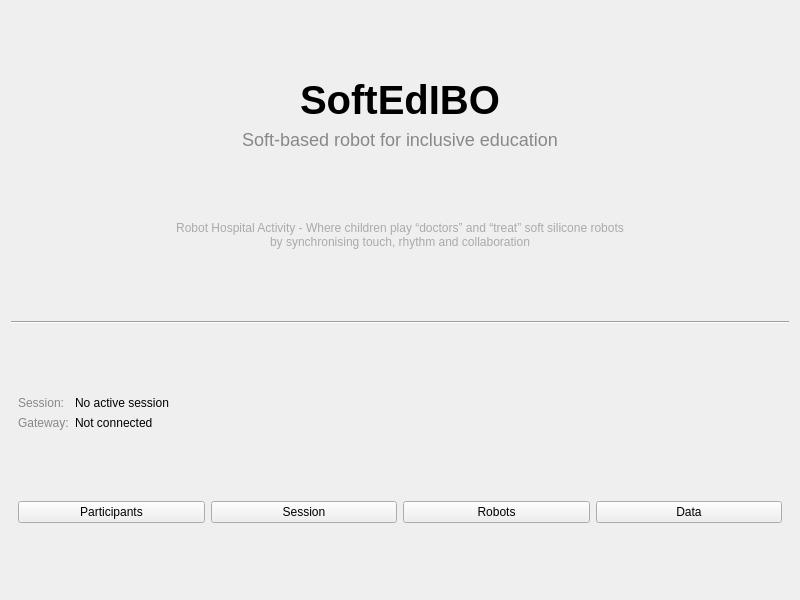
<?xml version="1.0" encoding="UTF-8"?>
<ui version="4.0">
 <class>HomePanel</class>
 <widget class="QWidget" name="HomePanel">
  <property name="geometry">
   <rect><x>0</x><y>0</y><width>800</width><height>600</height></rect>
  </property>
  <layout class="QVBoxLayout" name="verticalLayout">

   <item>
    <spacer>
     <property name="orientation"><enum>Qt::Vertical</enum></property>
     <property name="sizeHint" stdset="0"><size><width>0</width><height>60</height></size></property>
    </spacer>
   </item>

   <item>
    <widget class="QLabel" name="title_label">
     <property name="text"><string>SoftEdIBO</string></property>
     <property name="alignment"><set>Qt::AlignCenter</set></property>
     <property name="styleSheet"><string>font-size: 40px; font-weight: bold;</string></property>
    </widget>
   </item>

   <item>
    <widget class="QLabel" name="subtitle_label">
     <property name="text"><string>Soft-based robot for inclusive education</string></property>
     <property name="alignment"><set>Qt::AlignCenter</set></property>
     <property name="styleSheet"><string>font-size: 18px; color: #888888;</string></property>
    </widget>
   </item>

   <item>
    <spacer>
     <property name="orientation"><enum>Qt::Vertical</enum></property>
     <property name="sizeHint" stdset="0"><size><width>0</width><height>16</height></size></property>
    </spacer>
   </item>

   <item>
    <widget class="QLabel" name="description_label">
     <property name="text"><string>Robot Hospital Activity - Where children play “doctors” and “treat” soft silicone robots
by synchronising touch, rhythm and collaboration</string></property>
     <property name="alignment"><set>Qt::AlignCenter</set></property>
     <property name="wordWrap"><bool>true</bool></property>
     <property name="styleSheet"><string>color: #aaaaaa;</string></property>
    </widget>
   </item>

   <item>
    <spacer>
     <property name="orientation"><enum>Qt::Vertical</enum></property>
     <property name="sizeHint" stdset="0"><size><width>0</width><height>30</height></size></property>
    </spacer>
   </item>

   <item>
    <widget class="QFrame" name="separator">
     <property name="frameShape"><enum>QFrame::HLine</enum></property>
     <property name="frameShadow"><enum>QFrame::Sunken</enum></property>
    </widget>
   </item>

   <item>
    <spacer>
     <property name="orientation"><enum>Qt::Vertical</enum></property>
     <property name="sizeHint" stdset="0"><size><width>0</width><height>24</height></size></property>
    </spacer>
   </item>

   <!-- Status -->
   <item>
    <layout class="QHBoxLayout" name="status_layout">
     <item>
      <spacer><property name="orientation"><enum>Qt::Horizontal</enum></property></spacer>
     </item>
     <item>
      <layout class="QFormLayout" name="status_form">
       <item row="0" column="0">
        <widget class="QLabel">
         <property name="text"><string>Session:</string></property>
         <property name="styleSheet"><string>color: #888888;</string></property>
        </widget>
       </item>
       <item row="0" column="1">
        <widget class="QLabel" name="session_status_label">
         <property name="text"><string>No active session</string></property>
        </widget>
       </item>
       <item row="1" column="0">
        <widget class="QLabel">
         <property name="text"><string>Gateway:</string></property>
         <property name="styleSheet"><string>color: #888888;</string></property>
        </widget>
       </item>
       <item row="1" column="1">
        <widget class="QLabel" name="gateway_status_label">
         <property name="text"><string>Not connected</string></property>
        </widget>
       </item>
      </layout>
     </item>
     <item>
      <spacer><property name="orientation"><enum>Qt::Horizontal</enum></property></spacer>
     </item>
    </layout>
   </item>

   <item>
    <spacer>
     <property name="orientation"><enum>Qt::Vertical</enum></property>
     <property name="sizeHint" stdset="0"><size><width>0</width><height>30</height></size></property>
    </spacer>
   </item>

   <!-- Navigation buttons -->
   <item>
    <layout class="QHBoxLayout" name="nav_layout">
     <item>
      <spacer><property name="orientation"><enum>Qt::Horizontal</enum></property></spacer>
     </item>
     <item>
      <widget class="QPushButton" name="nav_participants_btn">
       <property name="text"><string>Participants</string></property>
       <property name="minimumWidth"><number>110</number></property>
      </widget>
     </item>
     <item>
      <widget class="QPushButton" name="nav_session_btn">
       <property name="text"><string>Session</string></property>
       <property name="minimumWidth"><number>110</number></property>
      </widget>
     </item>
     <item>
      <widget class="QPushButton" name="nav_robots_btn">
       <property name="text"><string>Robots</string></property>
       <property name="minimumWidth"><number>110</number></property>
      </widget>
     </item>
     <item>
      <widget class="QPushButton" name="nav_data_btn">
       <property name="text"><string>Data</string></property>
       <property name="minimumWidth"><number>110</number></property>
      </widget>
     </item>
     <item>
      <spacer><property name="orientation"><enum>Qt::Horizontal</enum></property></spacer>
     </item>
    </layout>
   </item>

   <item>
    <spacer>
     <property name="orientation"><enum>Qt::Vertical</enum></property>
     <property name="sizeHint" stdset="0"><size><width>0</width><height>60</height></size></property>
    </spacer>
   </item>

  </layout>
 </widget>
 <resources/>
 <connections/>
</ui>
